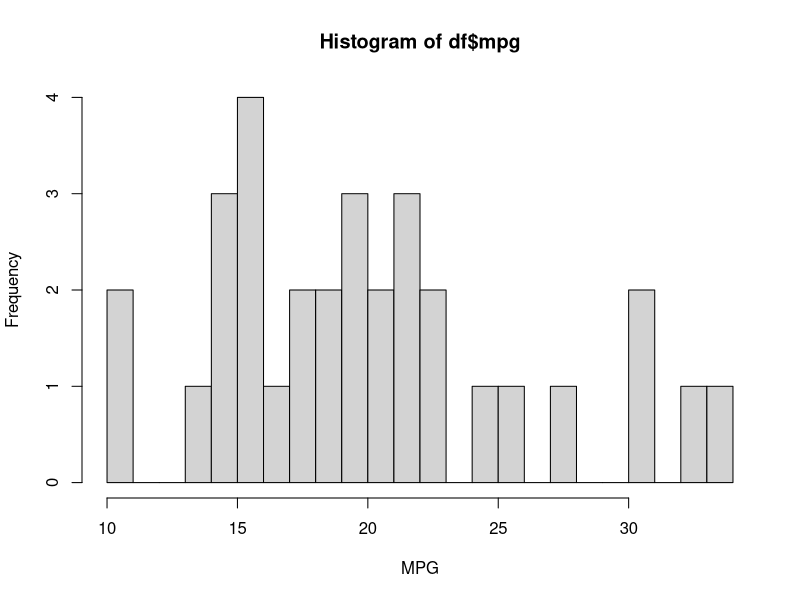
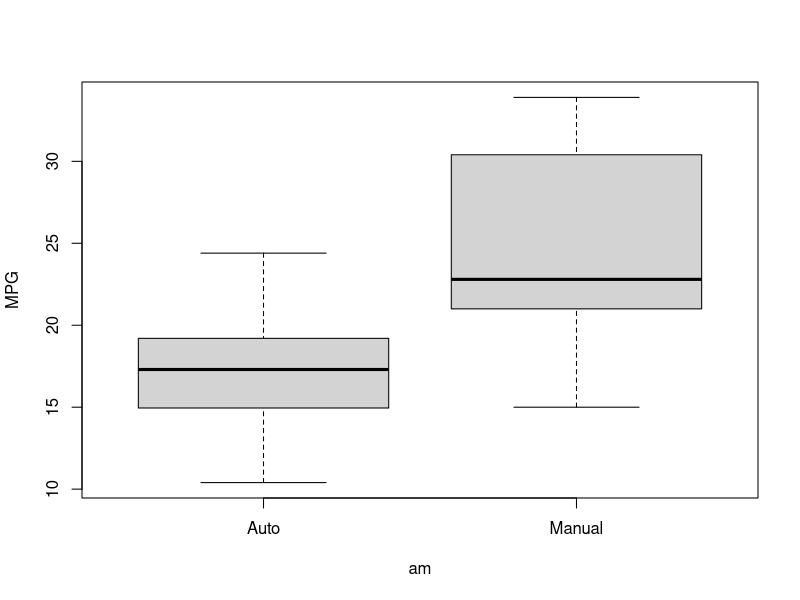
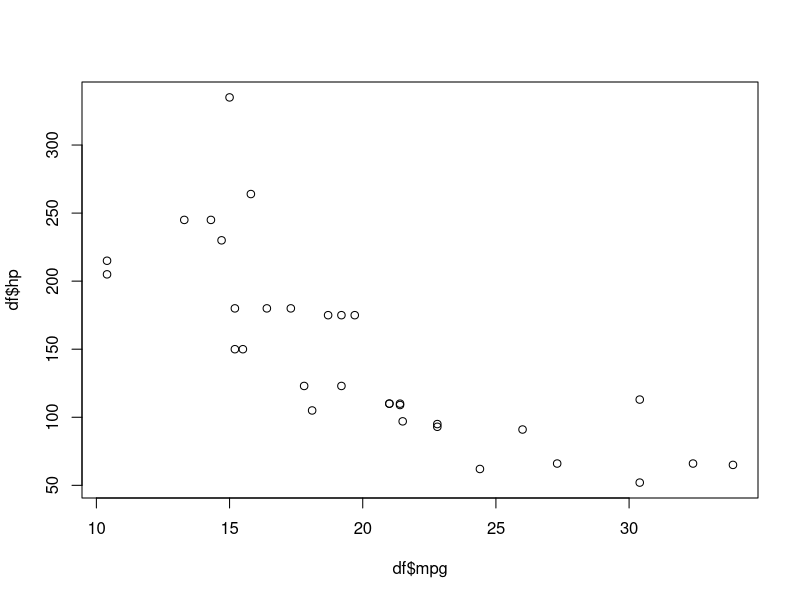
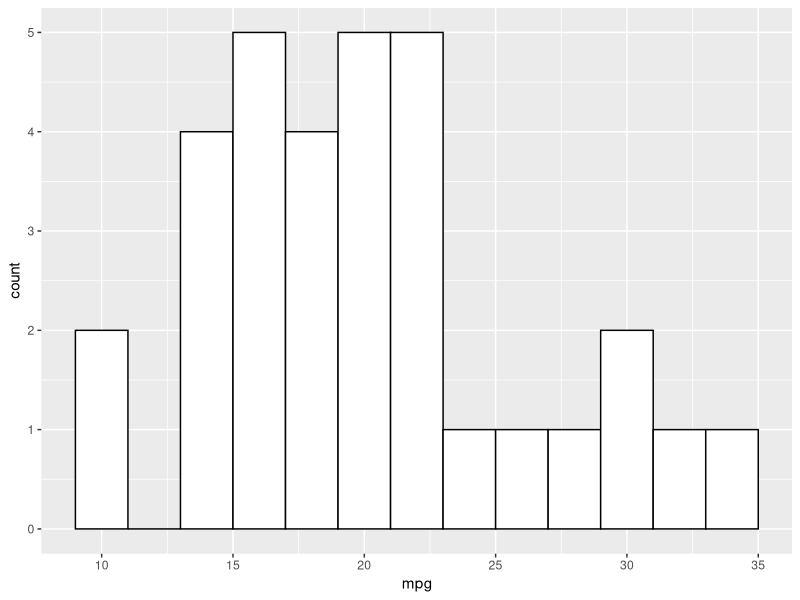
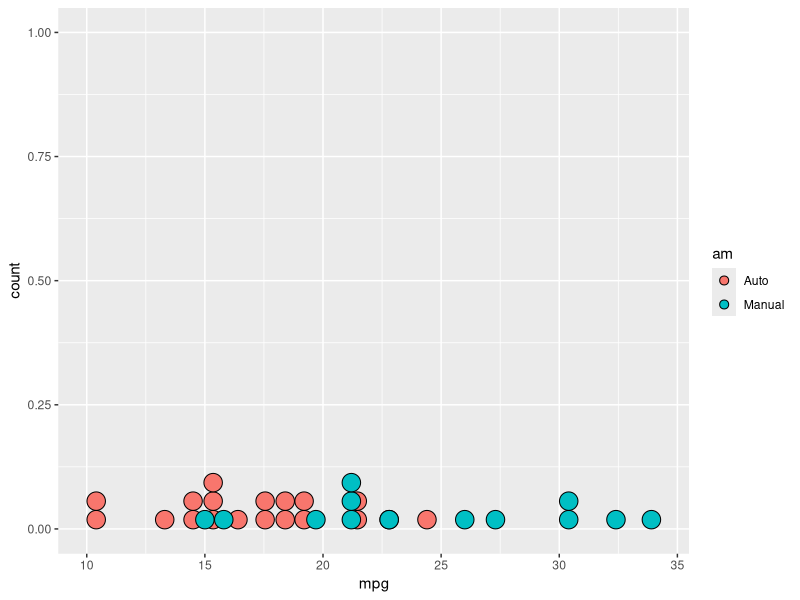
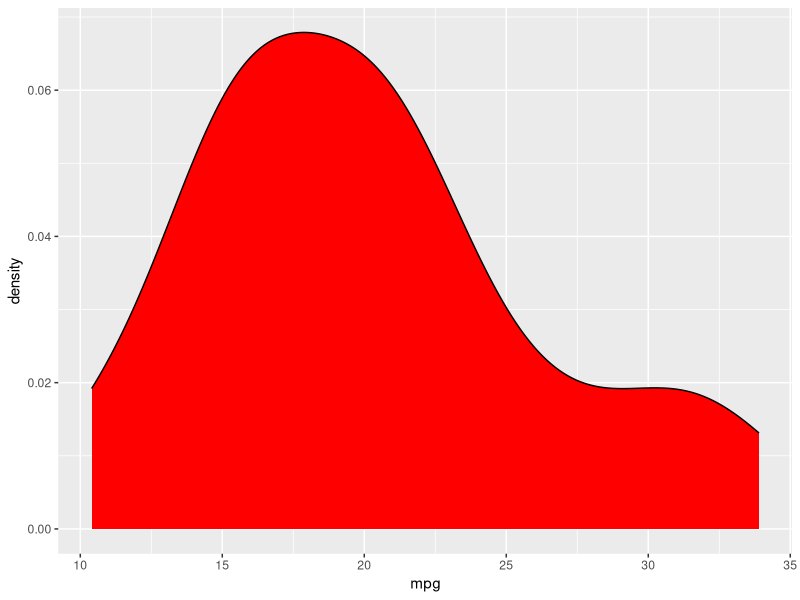
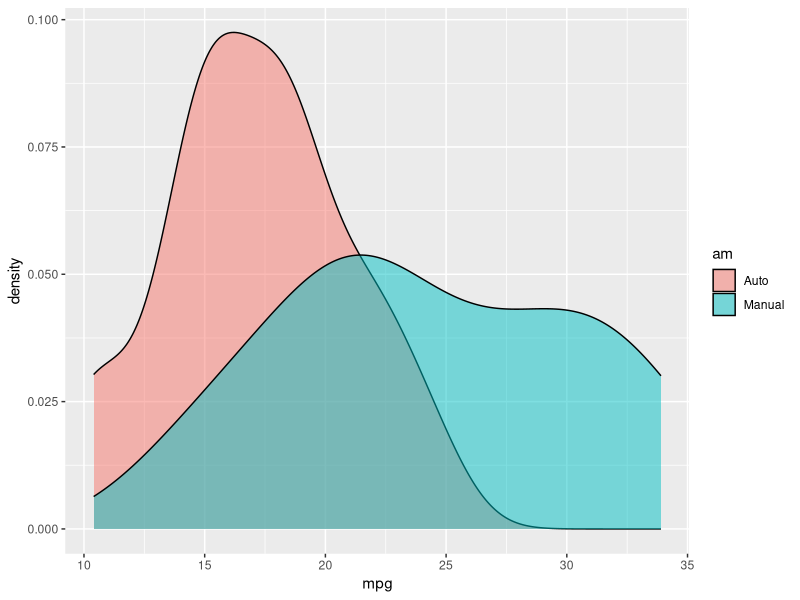
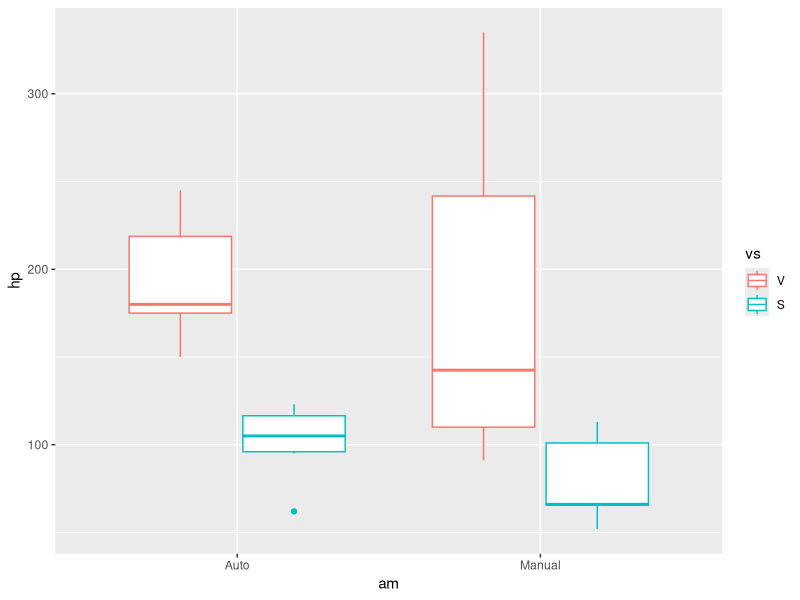

R code for these plots, in order: (Note: this script raises an error after producing the figures.)
df <- mtcars

df$vs <- factor(df$vs, labels = c("V", "S"))
df$am <- factor(df$am, labels = c("Auto", "Manual"))

hist(df$mpg, breaks = 20, xlab = "MPG")

boxplot(mpg ~ am, df, ylab = "MPG")

plot(df$mpg, df$hp)

library(ggplot2)

ggplot(df, aes(x = mpg))+
  geom_histogram(fill = "white", col ="black", binwidth = 2)
  
ggplot(df, aes(x = mpg, fill = am))+
  geom_dotplot()

ggplot(df, aes(x = mpg))+
  geom_density(fill = "red")

ggplot(df, aes(x = mpg,  fill = am))+
  geom_density(alpha = 0.5)

ggplot(df, aes(x = am, y = hp, col = vs))+
  geom_boxplot()

ggplot(df, aes(x = mpg, y = hp, col = vs, size = qsec))+
  geom_point()

my_plot <- ggplot(df, aes(x = mpg, y = hp, col = vs, size = qsec))+
  geom_point()

my_plot2 <- ggplot(df, aes(x = am, y = hp, col = vs))

my_plot2 + geom_boxplot()


ggplot(airquality, aes(x = Month, y = Ozone, group = Month))+
  geom_boxplot()

boxplot(Ozone ~ Month, airquality)  

plot1 <- ggplot(mtcars, aes(x = mpg, y = disp, col = hp))+
  geom_point()

ggplot(iris, aes(Sepal.Length, col = Species)) + geom_histogram()

ggplot(iris, aes(Sepal.Length, Sepal.Width))+
  geom_point(aes(size = Petal.Length,  col = Species))

ggplot(iris, aes(x = Sepal.Length, y =Sepal.Width))+
  geom_dotplot(aes(size = Petal.Length,  col = Species))

